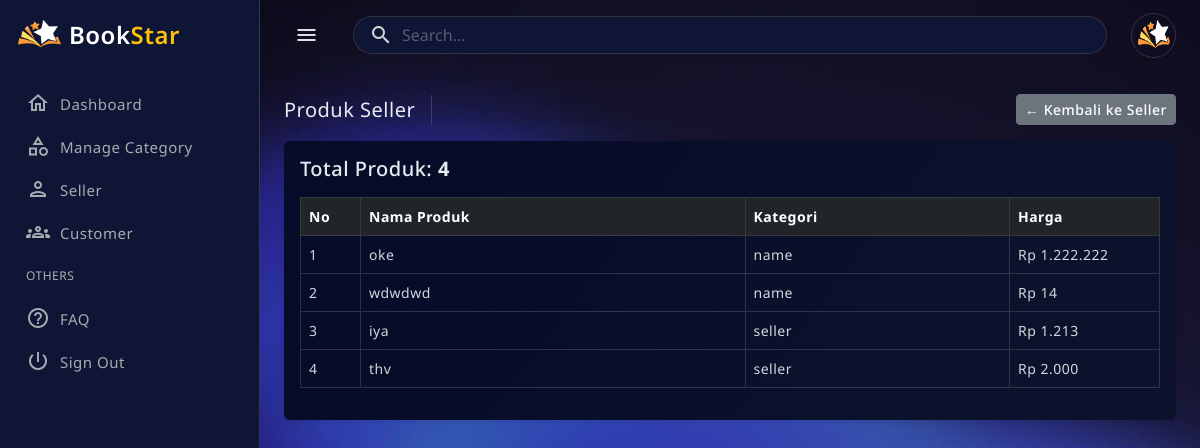
Before: /public/?c=admin&m=sellerProducts&id=7 (signed in) with the older database file.
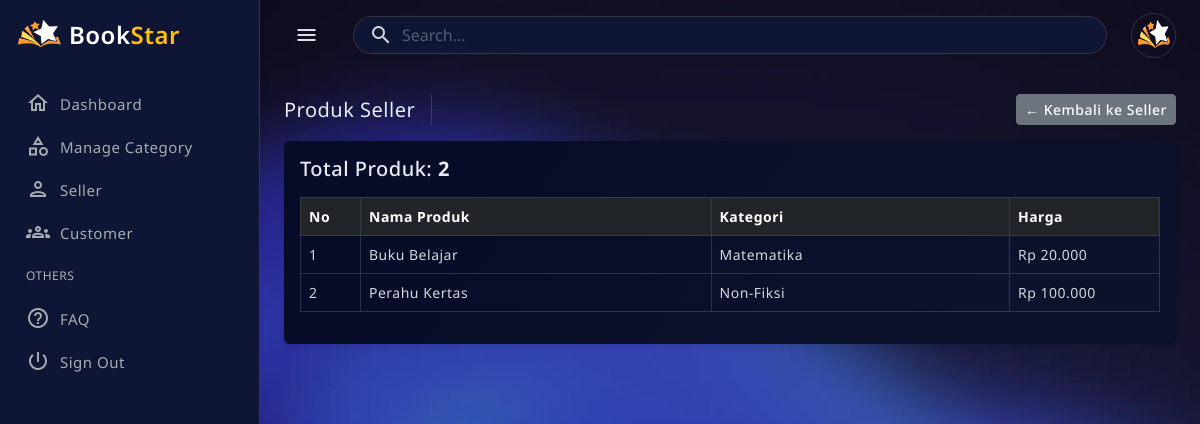
After: the same page with the newer database file.
### tables this page shows
CREATE TABLE `products` (
  `id` int(11) NOT NULL,
  `seller_id` int(11) NOT NULL,
  `category_id` int(11) NOT NULL,
  `name` varchar(150) NOT NULL,
  `description` text DEFAULT NULL,
  `price` decimal(12,2) NOT NULL,
  `cost_price` decimal(12,2) DEFAULT NULL,
  `stock` int(11) NOT NULL,
  `image` varchar(255) DEFAULT NULL,
  `created_at` timestamp NOT NULL DEFAULT current_timestamp(),
  `is_active` tinyint(1) DEFAULT 1
);

CREATE TABLE `categories` (
  `id` int(11) NOT NULL,
  `name` varchar(100) NOT NULL,
  `created_by` int(11) DEFAULT NULL,
  `owner_role` enum('admin','seller') NOT NULL,
  `created_at` timestamp NOT NULL DEFAULT current_timestamp(),
  `is_active` tinyint(1) DEFAULT 1
);

### app/controllers/AdminController.php (called while the page is built, shortened)
<?php
require_once APP_PATH . '/models/ProductModel.php';
class AdminController
{
    private $productModel;
    public function __construct()
    {
        $this->productModel = new ProductModel();
    }
    public function sellerProducts()
    {
        $sellerId = $_GET['id'] ?? null;
        $products = $this->productModel->getBySeller($sellerId);
        require APP_PATH . '/views/admin/seller_products.php';
    }
}

### public/index.php (called while the page is built, shortened)
<?php
$method     = $_GET['m'] ?? 'login';
$method     = preg_replace('/[^a-zA-Z_]/', '', $method);
$controllerObject = new $controllerName;
$controllerObject->$method();

### app/models/Database.php (called while the page is built)
<?php
class Database
{
    private static $instance = null;
    private $conn;
    private function __construct()
    {
        try {
            $this->conn = new PDO(
                "mysql:host=" . DB_HOST . ";dbname=" . DB_NAME,
                DB_USER,
                DB_PASS
            );
            $this->conn->setAttribute(PDO::ATTR_ERRMODE, PDO::ERRMODE_EXCEPTION);
        } catch (PDOException $e) {
            die('DB Error: ' . $e->getMessage());
        }
    }
    public static function getInstance()
    {
        if (self::$instance === null) {
            self::$instance = new Database();
        }
        return self::$instance;
    }
    public function getConnection()
    {
        return $this->conn;
    }
}

### app/models/ProductModel.php (called while the page is built, shortened)
<?php
require_once APP_PATH . '/models/Database.php';
class ProductModel
{
    private $db;
    public function __construct()
    {
        $this->db = Database::getInstance()->getConnection();
    }
    public function getBySeller($sellerId)
    {
        $stmt = $this->db->prepare("
        SELECT
            p.*,
            c.name AS category_name
        FROM products p
        LEFT JOIN categories c ON c.id = p.category_id
        WHERE p.seller_id = ?
        AND p.is_active = 1
        ORDER BY p.id ASC
    ");
        $stmt->execute([$sellerId]);
        return $stmt->fetchAll(PDO::FETCH_ASSOC);
    }
}

### app/views/admin/seller_products.php (the view, shortened to what this page needs)
<?php require APP_PATH . '/views/layouts/admin/header.php'; ?>
<?php require APP_PATH . '/views/layouts/admin/sidebar.php'; ?>
<main class="main-wrapper">
    <div class="main-content">
        <div class="page-breadcrumb d-flex align-items-center mb-3">
            <div class="breadcrumb-title pe-3">Produk Seller</div>
            <div class="ms-auto">
                <a href="<?= BASE_URL ?>/?c=admin&m=seller"
                   class="btn btn-secondary btn-sm">
                    ← Kembali ke Seller
                </a>
            </div>
        </div>
        <div class="card">
            <div class="card-body">
                <h5 class="mb-3">
                    Total Produk: <strong><?= count($products) ?></strong>
                </h5>
                <table class="table table-bordered align-middle">
                    <thead class="table-dark">
                        <tr>
                            <th width="60">No</th>
                            <th>Nama Produk</th>
                            <th>Kategori</th>
                            <th width="150">Harga</th>
                        </tr>
                    </thead>
                    <tbody>
                        <?php if (!empty($products)): ?>
                            <?php foreach ($products as $i => $p): ?>
                                <tr>
                                    <td><?= $i + 1 ?></td>
                                    <td><?= htmlspecialchars($p['name']) ?></td>
                                    <td><?= htmlspecialchars($p['category_name']) ?></td>
                                    <td>
                                        Rp <?= number_format($p['price'], 0, ',', '.') ?>
                                    </td>
                                </tr>
                            <?php endforeach; ?>
                        <?php endif; ?>
                    </tbody>
                </table>
            </div>
        </div>
    </div>
</main>
<?php require APP_PATH . '/views/layouts/admin/footer.php'; ?>

Changed rows visible on the page:
no longer on this page (row edited): products: name "oke", category.name "name", price "1.222.222"
no longer on this page (row edited): products: name "wdwdwd", category.name "name", price "14"
no longer on this page (row edited): products: name "iya", category.name "seller", price "1.213"
no longer on this page (row edited): products: name "thv", category.name "seller", price "2.000"
added products: name "Buku Belajar", category.name "Matematika", price "20.000"
added products: name "Perahu Kertas", category.name "Non-Fiksi", price "100.000"
Other visible differences:
count($products): "4" → "2"
